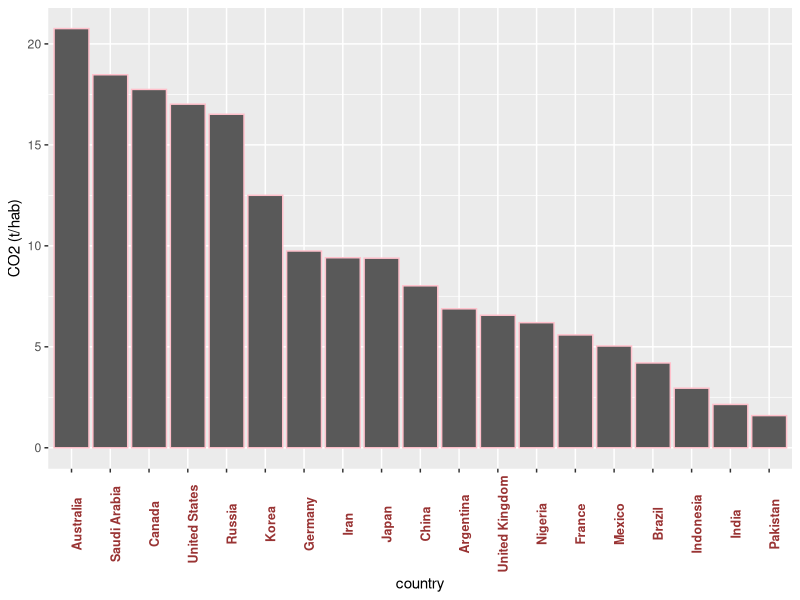
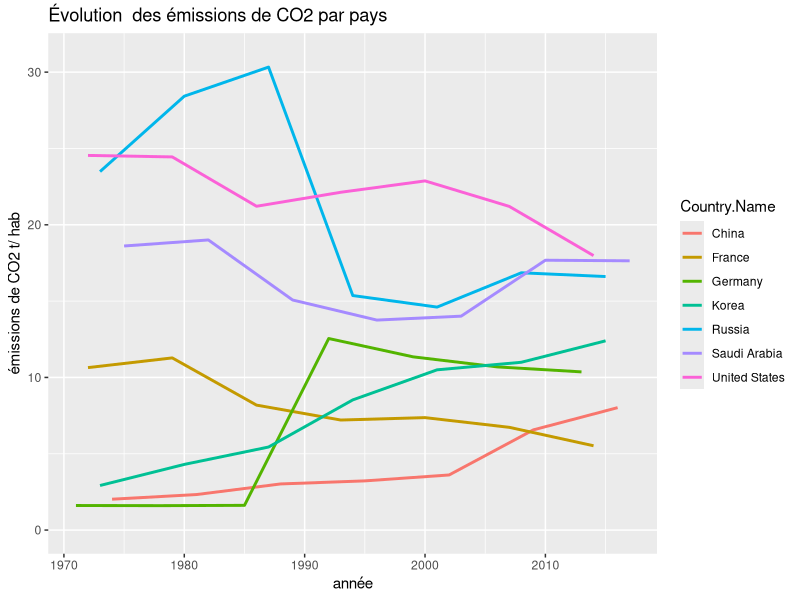

Reproduce these figures in R, in order.
library(tidyverse)
library(ggplot2)
library(dplyr)

temporel<-read.csv("temporel.csv",header=T,sep=";")

# Classement des pays les plus émetteurs de CO2 (t/hab) par ordre décroissant en 2016

CO2tot_2016<-temporel %>% filter(Annee=="2016")

graphgen<-CO2tot_2016 %>% 
  ggplot(aes(fct_rev(fct_reorder(Country.Name,
                                 TOTAL)),TOTAL))+
  geom_bar(stat = 'identity',color="pink")+ 
  labs(x='country',hjust=0.9)+
  theme(axis.text.x = element_text(face="bold", color="#993333", size=9, angle=90))+
  labs(y='CO2 (t/hab)',hjust=0.9)
labs(title='Classement des pays les plus émetteurs de CO2 par ordre décroissant en 2016')

graphgen


# Evolution des émissions de CO2 (t/hab) selon le pays depuis 1970
temporel %>% filter(Country.Name==c("United States","France","Russia","China",
                                    "Germany","Korea","Saudi Arabia")) %>% 
  ggplot()+
  aes(x=Annee,y=TOTAL,color=Country.Name)+
  geom_line(size=1)+
  scale_x_continuous()+
  ylim(0,31)+
  ggtitle('Évolution  des émissions de CO2 par pays') +  
  xlab("année") + ylab("émissions de CO2 t/ hab") 